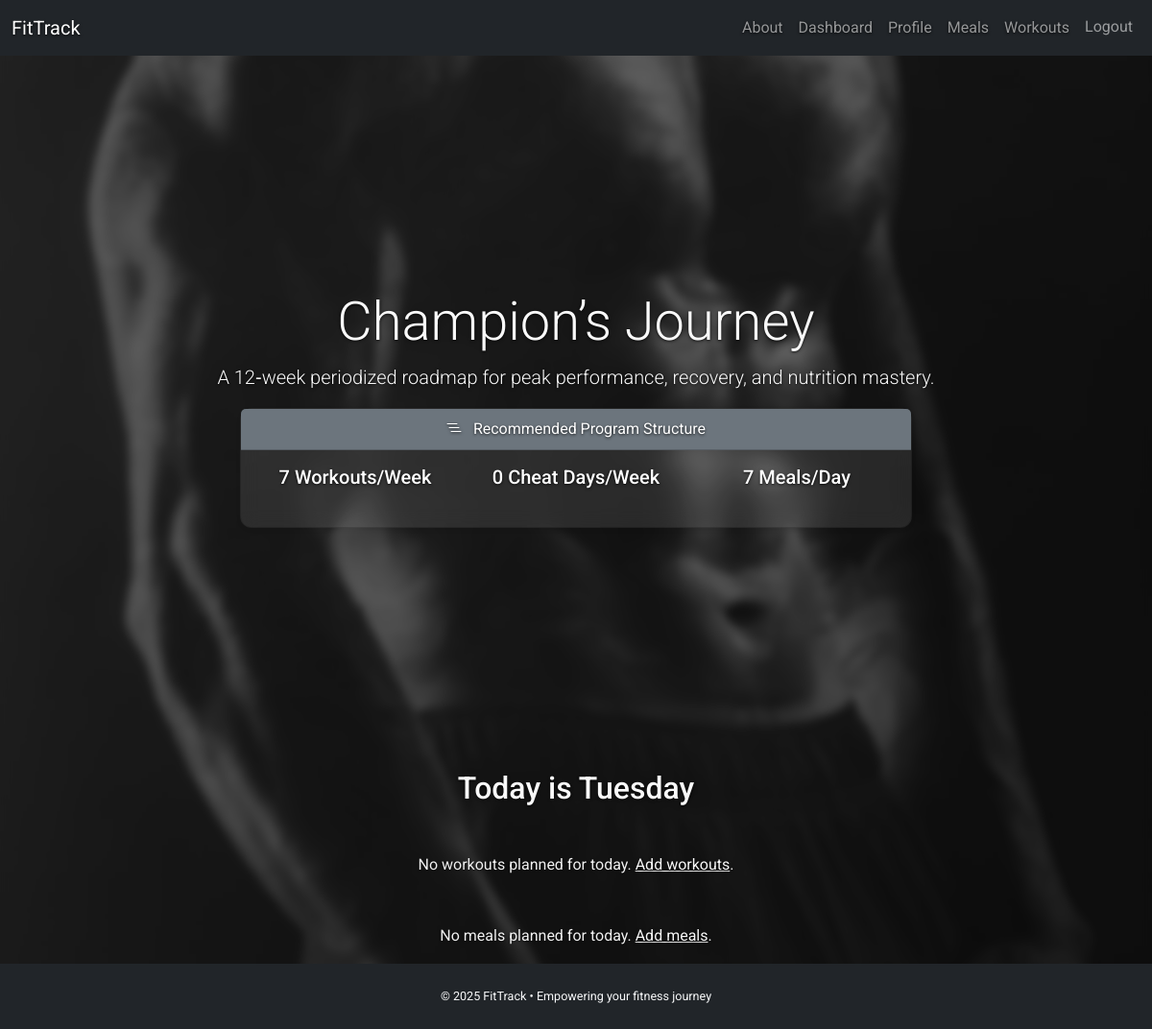
The app's page /dashboard/ (signed in) with its own data.
### common/models.py (models this page shows, shortened)
class GoalPlan(models.Model):
    length = models.CharField(max_length=20, choices=DayPlanChoices, unique=True)
    name = models.CharField(max_length=50)
    description = models.TextField(blank=True)
    background_image = models.ImageField(upload_to="goals/")

### common/views.py (the view)
# urls.py: path('dashboard/', DashboardView.as_view(), name='dashboard'),
class DashboardView(LoginRequiredMixin, TemplateView):
    template_name = 'common/dashboard.html'
    def get_context_data(self, **kwargs):
        ctx = super().get_context_data(**kwargs)
        weekday = datetime.now().strftime('%A')
        today_plans = (
            WorkoutPlan.objects
            .filter(user=self.request.user, day=weekday)
            .prefetch_related('exercises__exercise')
        )
        workouts_by_type = OrderedDict()
        for key, label in (
                DifficultyChoices.choices):
            qs = today_plans.filter(workout_type=key)
            if qs.exists():
                workouts_by_type[label] = qs
        today_meals = (
            MealPlan.objects
            .filter(user=self.request.user, day=weekday)
            .select_related('recipe')
        )
        meals_by_choice = OrderedDict()
        for key, label in MealChoiceChoices.choices:
            qs = today_meals.filter(meal_choice=key)
            if qs.exists():
                meals_by_choice[label] = qs
        profile, _ = UserProfile.objects.get_or_create(user=self.request.user)
        ctx.update({
            'today': weekday,
            'workouts_by_type': workouts_by_type,
            'meals_by_choice': meals_by_choice,
            'current_goal': profile.goal,
            'goal_info': self._build_goal_info(profile.goal),
        })
        return ctx
    def _build_goal_info(self, goal):
        if not goal:
            return None
        length = int(goal.length)
        return {
            30: {'weekly_workouts':5,'cheat_days':2,'meals_per_day':5},
            60: {'weekly_workouts':6,'cheat_days':1,'meals_per_day':6},
        }.get(length, {'weekly_workouts':7,'cheat_days':0,'meals_per_day':7})

### templates/common/dashboard.html (shortened to what this page needs)
{% extends 'common/base.html' %}
{% block body_style %}
  {% if current_goal and current_goal.background_image %}
    background: url('{{ current_goal.background_image.url }}') no-repeat center center fixed;
    background-size: cover;
  {% endif %}
{% endblock %}
{% block content %}
  <div class="hero mb-4">
    <div class="text-center text-white" style="text-shadow:0 1px 3px rgba(0,0,0,0.8);">
      {% if current_goal %}
        <h1 class="display-4 mb-2">{{ current_goal.name }}</h1>
        <p class="lead">{{ current_goal.description }}</p>
        {% if goal_info %}
          <div class="card mb-4 shadow-sm mx-auto" style="max-width:700px;">
            <div class="card-header bg-secondary text-white">
              <i class="bi bi-list-nested me-2"></i> Recommended Program Structure
            </div>
            <div class="card-body">
              <div class="row text-center">
                <div class="col-sm-4 mb-3">
                  <h5>{{ goal_info.weekly_workouts }} Workouts/Week</h5>
                </div>
                <div class="col-sm-4 mb-3">
                  <h5>{{ goal_info.cheat_days }} Cheat Days/Week</h5>
                </div>
                <div class="col-sm-4 mb-3">
                  <h5>{{ goal_info.meals_per_day }} Meals/Day</h5>
                </div>
              </div>
            </div>
          </div>
        {% endif %}
      {% else %}
        <h1 class="display-4 mb-2">Welcome to Your Dashboard</h1>
        <p class="lead">Select a 30, 60 or 90-Day goal in your Profile to get started.</p>
      {% endif %}
    </div>
  </div>
  <div class="row justify-content-center">
    <div class="col-md-10 col-lg-8">
      <div class="text-center mb-5">
        <h2>Today is {{ today }}</h2>
      </div>
  {% if workouts_by_type %}
    <div class="card shadow-sm mb-4">
      <div class="card-header bg-primary text-white">
        <i class="bi bi-heart-pulse me-2"></i> Your Workouts for Today
      </div>
      <div class="card-body p-0">
        <ul class="list-group list-group-flush">
          {% for level_name, plans in workouts_by_type.items %}
            <li class="list-group-item bg-secondary text-white">
              <strong>*** {{ level_name }} ***</strong>
            </li>
            {% for plan in plans %}
              {% for item in plan.exercises.all %}
                <li class="list-group-item d-flex justify-content-between align-items-center">
                  <div>
                    <a href="{{ item.exercise.get_absolute_url }}"
                       class="fw-bold text-decoration-none">
                      --> {{ item.exercise.title }} -->
                    </a>
                    {{ item.sets }} sets × {{ item.reps }} reps
                  </div>
                  <div>
                    <a href="{% url 'update_workout_plan' plan.pk %}" class="text-primary me-2">
                      <i class="bi bi-pencil-square"></i>
                    </a>
                    <a href="{% url 'delete_workout_plan' plan.pk %}" class="text-danger">
                      <i class="bi bi-trash"></i>
                    </a>
                  </div>
                </li>
              {% endfor %}
            {% endfor %}
          {% endfor %}
        </ul>
      </div>
    </div>
    <div class="text-end mb-5">
      <a href="{% url 'create_workout_plan' %}" class="btn btn-outline-primary">
        <i class="bi bi-plus-circle me-1"></i> Add Another Workout
      </a>
    </div>
  {% else %}
    <p class="text-muted text-center mb-5">
      No workouts planned for today.
      <a href="{% url 'create_workout_plan' %}">Add workouts</a>.
    </p>
  {% endif %}
  {% if meals_by_choice %}
    <div class="card shadow-sm mb-4">
      <div class="card-header bg-success text-white">
        <i class="bi bi-egg-fried me-2"></i> Your Meals for Today
      </div>
      <div class="card-body p-0">
        <ul class="list-group list-group-flush">
          {% for choice_label, plans in meals_by_choice.items %}
            <li class="list-group-item bg-secondary text-white">
              <strong>*** {{ choice_label }} ***</strong>
            </li>
            {% for meal in plans %}
              <li class="list-group-item d-flex justify-content-between align-items-center">
                <div>
                  <strong>{{ meal.meal_time }}</strong>
                  &mdash;
                  <a href="{% url 'recipe_detail' meal.recipe.slug %}"
                     class="fw-bold text-decoration-none">
                    {{ meal.recipe.title }}
                  </a>
                  <span class="text-muted">&mdash; {{ meal.recipe.calories }} cal</span>
                </div>
                <div>
                  <a href="{% url 'update_meal_plan' meal.pk %}" class="text-primary me-2">
                    <i class="bi bi-pencil-square"></i>
                  </a>
                  <a href="{% url 'delete_meal_plan' meal.pk %}" class="text-danger">
                    <i class="bi bi-trash"></i>
                  </a>
                </div>
              </li>
            {% endfor %}
          {% endfor %}
        </ul>
      </div>
    </div>
    <div class="text-end">
      <a href="{% url 'create_meal_plan' %}" class="btn btn-outline-success">
        <i class="bi bi-plus-circle me-1"></i> Add Another Meal
      </a>
    </div>
  {% else %}
    <p class="text-muted text-center">
      No meals planned for today.
      <a href="{% url 'create_meal_plan' %}">Add meals</a>.
    </p>
  {% endif %}
    </div>
  </div>
{% endblock %}

### static/css/styles.css (style rules this page uses)
body { font-family: 'Roboto', sans-serif; background: url('../images/gym.jpg') no-repeat center center fixed; background-size: cover; color: #f1f1f1; position: relative; line-height: 1.6; }
body::before { content: ""; position: fixed; top: 0; left: 0; width: 100%; height: 100%; background-color: rgba(0, 0, 0, 0.6); backdrop-filter: blur(5px); z-index: -1; }
h1, h2, h3, h4, p, label, a, small { color: #f9f9f9; text-shadow: 0 1px 3px rgba(0, 0, 0, 0.8); }
.hero { display: flex; justify-content: center; align-items: center; min-height: 85vh; text-align: center; padding: 3rem 1rem; }
.card, .frosted-card { background: rgba(255, 255, 255, 0.1); backdrop-filter: blur(10px); -webkit-backdrop-filter: blur(10px); color: #fff; border-radius: 12px; box-shadow: 0 4px 16px rgba(0, 0, 0, 0.4); }
.text-muted, small, .list-group-item small { color: #f1f1f1 !important; text-shadow: 0 1px 2px rgba(0, 0, 0, 0.6); }

### records on screen
GoalPlan: name "Champion’s Journey", description "A 12‑week periodized roadmap for peak performance, recovery, and nutrition mastery."

### other values on screen
{{ goal_info.weekly_workouts }} "7"
{{ goal_info.cheat_days }} "0"
{{ goal_info.meals_per_day }} "7"
